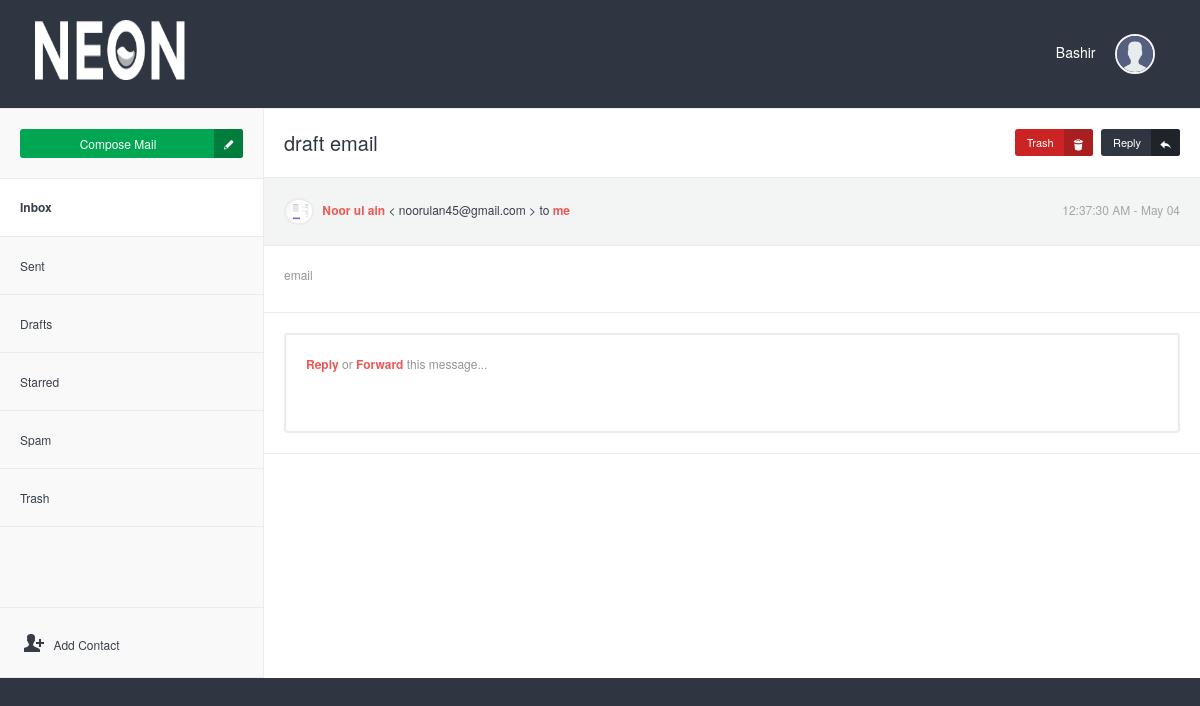
The page /message.php?id=24&action=receiveEmail (signed in) on the database its author committed.
### tables this page shows
CREATE TABLE `user` (
  `id` int(11) NOT NULL,
  `username` varchar(250) NOT NULL,
  `email` varchar(250) NOT NULL,
  `full_name` varchar(250) NOT NULL,
  `phone` varchar(250) NOT NULL,
  `password` varchar(250) NOT NULL,
  `image` varchar(500) NOT NULL
);

CREATE TABLE `emails` (
  `id` int(11) NOT NULL,
  `senderID` int(11) NOT NULL,
  `senderEmail` varchar(250) NOT NULL,
  `emailSubject` mediumtext NOT NULL,
  `emailBody` longtext NOT NULL,
  `receiverID` int(11) NOT NULL,
  `receiverEmail` varchar(250) NOT NULL,
  `date` varchar(50) NOT NULL DEFAULT current_timestamp(),
  `time` varchar(50) NOT NULL,
  `read_status` int(1) NOT NULL DEFAULT 0,
  `spam` int(1) NOT NULL DEFAULT 0
);

### support/session.php (called while the page is built, shortened)
<?php
include 'connection.php';
if(isset($_SESSION['login_user'])){
    $login_user= $_SESSION['login_user'];
    $query = "SELECT  * from user where email = '$login_user'" ;
    $result = mysqli_query($con, $query);
    $row = mysqli_fetch_assoc($result);
    $fullName = $row['full_name'];
    $image = $row['image'];
}else{
    header('Location: index.php');
}
?>

### support/message_action.php (called while the page is built, shortened)
<?php
include 'connection.php';
$id= $_GET['id'];
$select = "SELECT * FROM emails where id = $id";
$result = mysqli_query($con, $select);
$row = mysqli_fetch_assoc($result);
$senderEmail = $row['senderEmail'];
$emailSubject = $row['emailSubject'];
$emailBody = $row['emailBody'];
$date = $row['date'];
$time = $row['time'];
$sql_ = "SELECT * FROM `user` WHERE email = '$senderEmail'";
$result_ = mysqli_query($con, $sql_);
$r = mysqli_fetch_assoc($result_);
$senderName = $r['full_name'];
$user_image = $r['image'];
?>

### message.php (the view, shortened to what this page needs)
<?php
    include('support/session.php');
    include('support/message_action.php');
?>
<!DOCTYPE html>
<html lang="en">
    <head>
        <link rel="stylesheet" href="assets/js/jquery-ui/css/no-theme/jquery-ui-1.10.3.custom.min.css" id="style-resource-1">
        <link rel="stylesheet" href="assets/css/font-icons/entypo/css/entypo.css" id="style-resource-2">
        <link rel="stylesheet" href="assets/css/bootstrap.css" id="style-resource-4">
        <link rel="stylesheet" href="assets/css/neon-core.css" id="style-resource-5">
        <link rel="stylesheet" href="assets/css/neon-theme.css" id="style-resource-6">
        <link rel="stylesheet" href="assets/css/neon-forms.css" id="style-resource-7">
        <link rel="stylesheet" href="assets/css/custom.css" id="style-resource-8">
    </head>
    <body class="page-body" data-url="https://demo.neontheme.com">
        <div class="page-container">
            <div class="main-content" style="background-color: #303641" >
                <?php include ('topbar.php') ?>
                <div class="mail-env" style="background-color: white">
                    <div class="mail-body">
                        <form method="post" action="">
                            <div class="mail-header">
                                <div class="mail-title">
                                    <?php
                                        if($emailSubject != null){
                                            echo $emailSubject;
                                        }else{
                                            echo 'Email';
                                        }
                                    ?>
                                </div>
                                <div class="mail-links">
                                    <?php if(isset($_GET['stat'])) { ?>
                                        <button type="submit" name="delete" class="btn btn-danger btn-icon">Delete Forever<i class="entypo-trash"></i> </button>
                                    <?php }else{ ?>
                                        <button type="submit" name="trash" class="btn btn-danger btn-icon">Trash<i class="entypo-trash"></i> </button>
                                    <?php } ?>
                                    <?php if(!isset($_GET['stat'])){ ?>
                                        <a href="compose.php?id=<?php echo $id; ?>&status=<?php echo 'reply';?>" class="btn btn-primary btn-icon">
                                            Reply<i class="entypo-reply"></i>
                                        </a>
                                    <?php } ?>
                                </div>
                            </div>
                            <div class="mail-info">
                                <div class="mail-sender dropdown">
                                    <?php if(isset($_GET['stat'])) {  ?>
                                        <a href="#" class="dropdown-toggle" data-toggle="dropdown">
                                            <img src="<?php if($senderImg != ""){ echo 'assets/images/'.$senderImg;  }else{ echo 'assets/images/user.png';  }?>" class="img-circle" width="30" />
                                            <span><?php echo $senderName; ?> </span> <?php echo '< '.$senderEmail.' >'; ?>    to <span> <?php if($delete_stat == 'sent'){ echo $receiverName; } else if($delete_stat == 'inbox'){ echo 'me'; } ?> </span>
                                        </a>
                                    <?php }else{ ?>
                                        <?php
                                            $q = "SELECT  * from user where email = '$receiverEmail'" ;
                                            $r = mysqli_query($con, $q);
                                            $row = mysqli_fetch_assoc($r);
                                            $receiverName = $row['full_name'];
                                        ?>
                                        <a href="#" class="dropdown-toggle" data-toggle="dropdown">
                                            <img src="<?php if($user_image != ""){ echo 'assets/images/'.$user_image;  }else{ echo 'assets/images/user.png';  }?>" class="img-circle" width="30" />
                                            <span><?php echo $senderName; ?> </span> <?php echo '< '.$senderEmail.' >'; ?>    to <span> <?php if($_GET['action'] == 'sentEmail'){ echo $receiverName; }else{ echo 'me'; } ?> </span>
                                        </a>
                                    <?php } ?>
                                </div>
                                <div class="mail-date"><?php echo $time; ?> - <?php echo $date; ?></div>
                            </div>
                            <div class="mail-text">
                                <p><?php echo $emailBody; ?></p>
                            </div>
                            <div class="mail-reply">
                                <div class="fake-form">
                                    <div>
                                        <a href="compose.php?id=<?php echo $id; ?>&status=<?php echo 'reply';?>">Reply</a> or
                                        <a href="compose.php?id=<?php echo $id; ?>&status=<?php echo 'forward';?>">Forward</a> this message...
                                    </div>
                                </div>
                            </div>
                        </form>
                    </div>
                    <?php include ('sidebar.php') ?>
                </div>
            </div>
        </div>
    </body>
</html>

### topbar.php (shortened to what this page needs)
<div class="row">
    <div class="col-md-12 col-sm-12 clearfix">
        <div class="col-md-6 col-sm-6 col-xs-6 clearfix">
            <ul class="user-info pull-left pull-none-xsm" >
                <li>
                    <header class="logo-env">
                        <div class="logo">
                            <a href="inbox.php"> <img src="assets/images/logo%402x.png" width="150" height="60" alt="" /> </a>
                        </div>
                    </header>
                </li>
            </ul>
        </div>
        <div class="col-md-6 col-sm-6 col-xs-6 clearfix">
            <ul class="list-inline links-list pull-right">
                <li class="profile-info dropdown">
                    <a href="#" class="dropdown-toggle" data-toggle="dropdown" style="color: white">
                    <?php echo $fullName ?> &nbsp;&nbsp;&nbsp;  <img src="<?php if($image != ""){ echo 'assets/images/'.$image;  }else{ echo 'assets/images/user.png';  }?>"  alt="" class="img-circle" width="40" />
                    </a>
                </li>
            </ul>
        </div>
    </div>
</div>

### rows shown on the page
user: full_name "Bashir"
emails: emailSubject "draft email", senderEmail "noorulan45@gmail.com", time "12:37:30 AM", date "May 04", emailBody "email"
user: image (picture), full_name "Noor ul ain"
